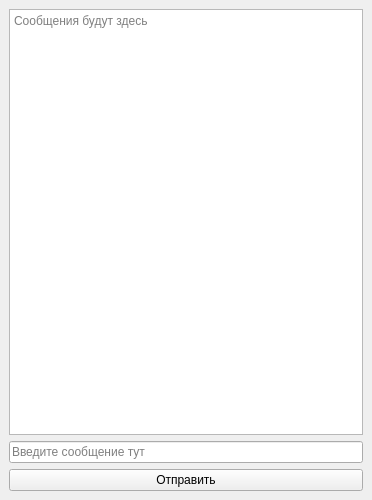
<?xml version="1.0" encoding="UTF-8"?>
<ui version="4.0">
 <class>MainWindow</class>
 <widget class="QMainWindow" name="MainWindow">
  <property name="geometry">
   <rect>
    <x>0</x>
    <y>0</y>
    <width>372</width>
    <height>500</height>
   </rect>
  </property>
  <property name="minimumSize">
   <size>
    <width>300</width>
    <height>500</height>
   </size>
  </property>
  <property name="maximumSize">
   <size>
    <width>500</width>
    <height>700</height>
   </size>
  </property>
  <property name="windowTitle">
   <string>MainWindow</string>
  </property>
  <widget class="QWidget" name="centralwidget">
   <layout class="QVBoxLayout" name="verticalLayout">
    <item>
     <widget class="QPlainTextEdit" name="plainTextEdit">
      <property name="placeholderText">
       <string>Сообщения будут здесь</string>
      </property>
     </widget>
    </item>
    <item>
     <widget class="QLineEdit" name="lineEdit">
      <property name="placeholderText">
       <string>Введите сообщение тут</string>
      </property>
     </widget>
    </item>
    <item>
     <widget class="QPushButton" name="pushButton">
      <property name="text">
       <string>Отправить</string>
      </property>
     </widget>
    </item>
   </layout>
  </widget>
 </widget>
 <resources/>
 <connections/>
</ui>
